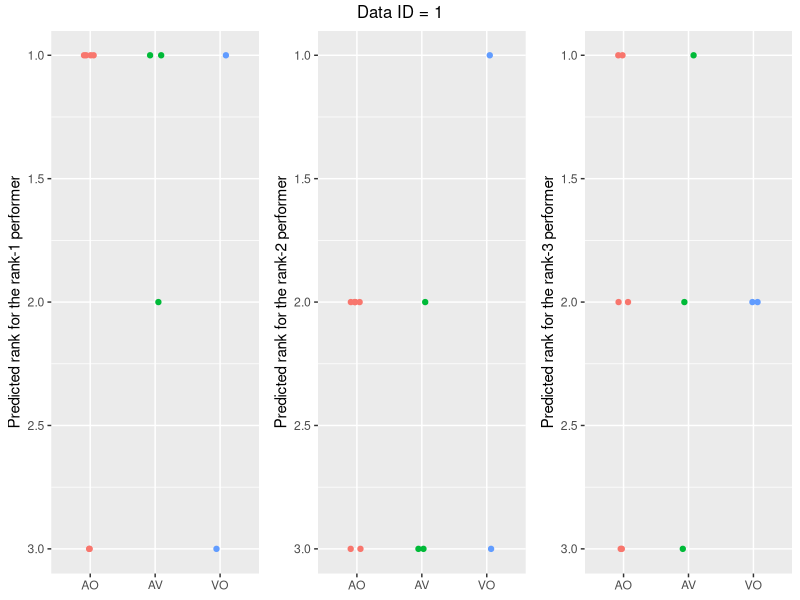
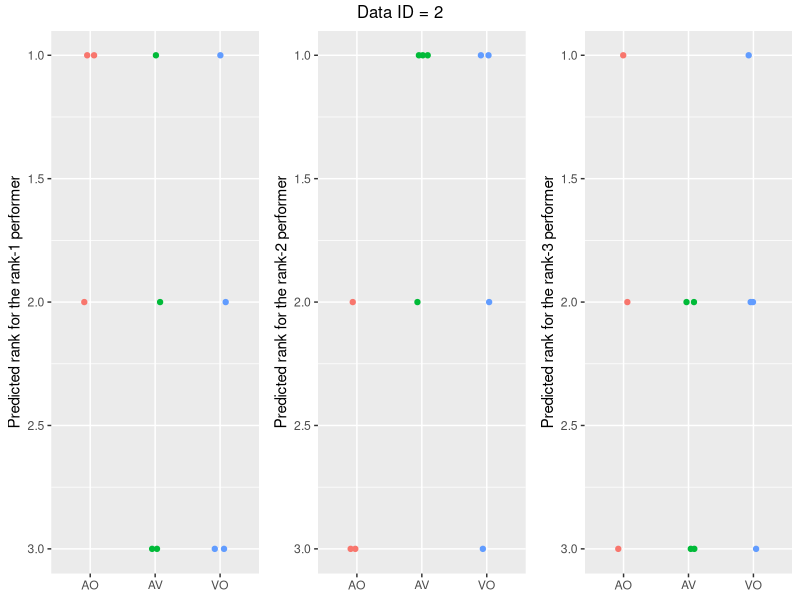
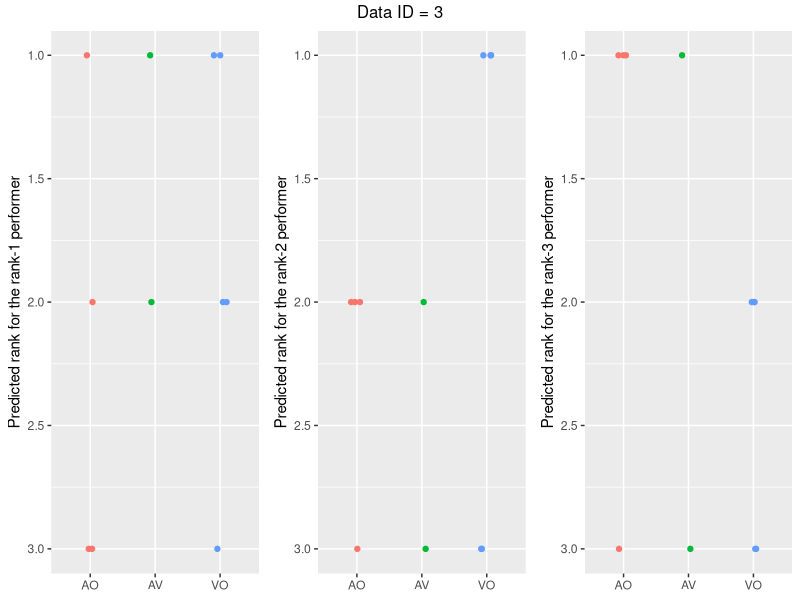
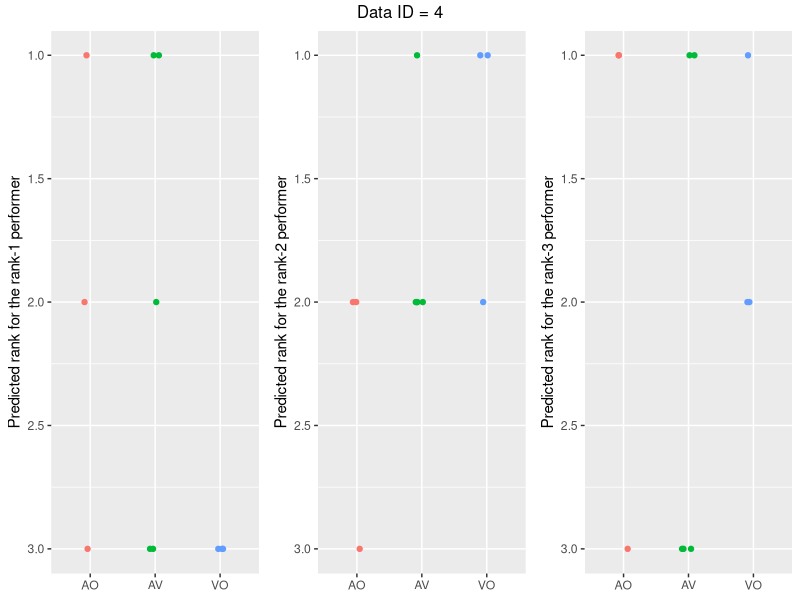
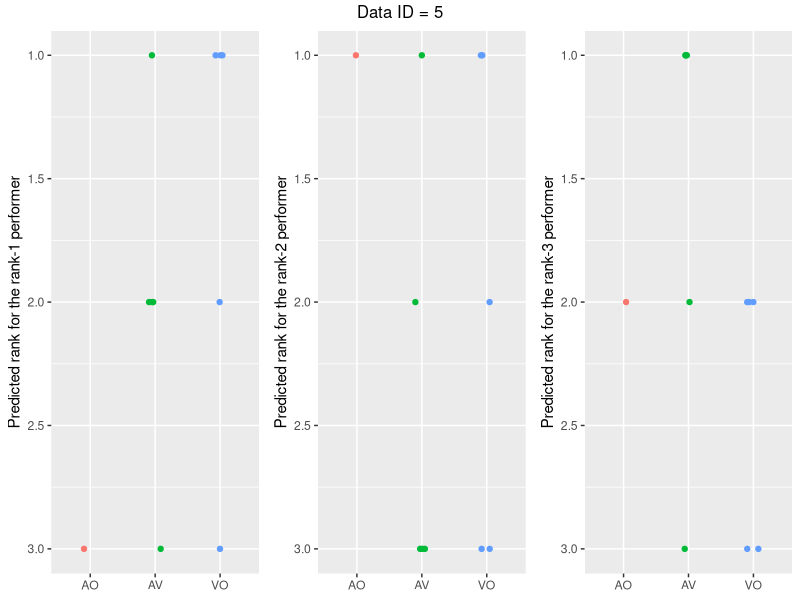
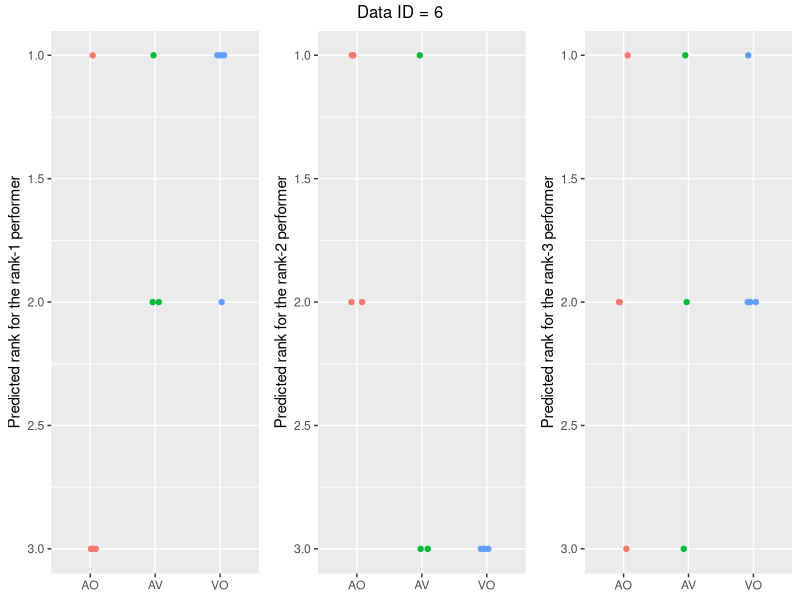
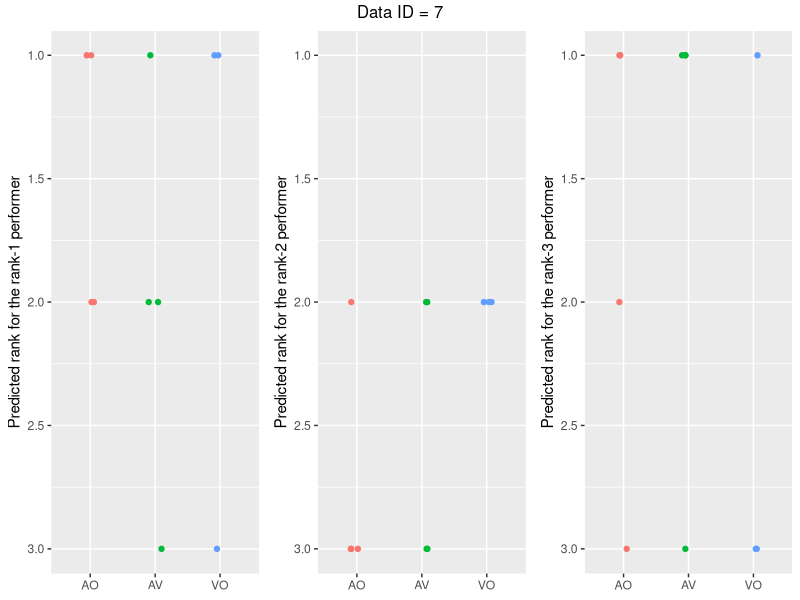
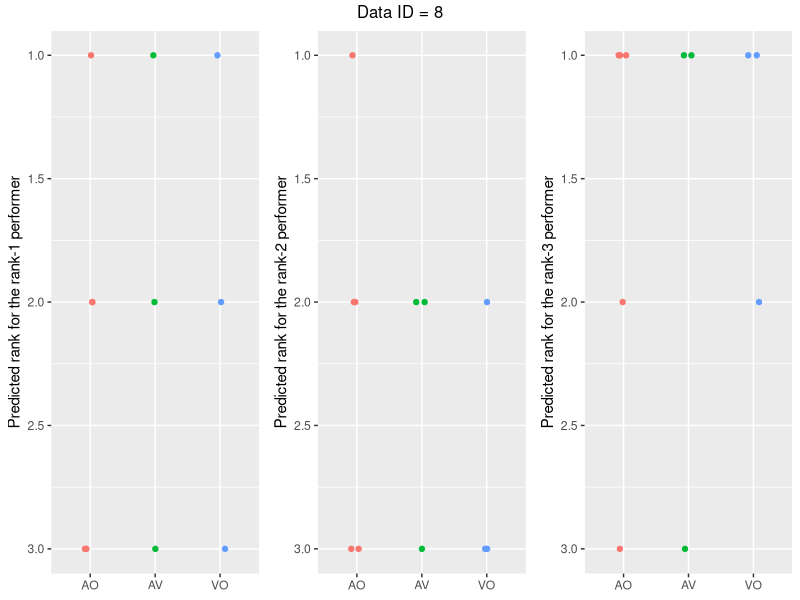

The R script that drew these images, in order:
### Load library ###
library(ggplot2)
library(gridExtra)

### Read data ###
R <- read.csv("./data-relative_matching.csv", header = TRUE)

participant_id <- unique(R[, 1])
domain <- unique(R[, 3])

NUMBER_OF_PARTICIPANT <- length(participant_id)
NUMBER_OF_DOMAIN <- length(domain)

### Data-wise predicted ranking plot ###
data_id <- unique(R[, 2])

for (i in 1:length(data_id)) {
  idx <- R[, 2] == i
  
  list_g <- vector(mode = "list", length = 3)
  
  for (k in 1:3) {
    g <- ggplot()
    g <- g + geom_point(data = R[idx & (R[, 4] == k), ], aes(x = domain, y = rank_pred_1st, color = domain),
                            position = position_jitter(w = 0.1, h = 0))
    g <- g + geom_point(data = R[idx & (R[, 5] == k), ], aes(x = domain, y = rank_pred_2nd, color = domain),
                            position = position_jitter(w = 0.1, h = 0))
    g <- g + geom_point(data = R[idx & (R[, 6] == k), ], aes(x = domain, y = rank_pred_3rd, color = domain),
                            position = position_jitter(w = 0.1, h = 0))
    list_g[[k]] <- g + theme(legend.position = "none", axis.title.x = element_blank()) + 
    ylab(paste("Predicted rank for the rank-", k, " performer", sep = "")) + 
    scale_y_reverse(limits = c(3, 1))
  }
  
  g <- grid.arrange(grobs = list_g, ncol = 3, top = paste("Data ID = ", i, sep = ""))
  ggsave(paste("./voting_per_data_", i, ".png", sep = ""), plot = g)
}

### Output data ###
T_df <- data.frame(matrix(NA, nrow = NUMBER_OF_PARTICIPANT*NUMBER_OF_DOMAIN, ncol = 4))
colnames(T_df) <- c("participant_id", "domain", "match_high_var", "match_low_var")

### summarized by participants and domains ###
counter <- 1

for (i in 1:NUMBER_OF_PARTICIPANT) {
  for (j in 1:NUMBER_OF_DOMAIN) {
    idx <- R[, 1] == participant_id[i] & R[, 3] == domain[j]
    T_df[counter, 1] <- participant_id[i]
    T_df[counter, 2] <- domain[j]
    T_df[counter, 3] <- sum(R[idx, 10]) / sum(idx) * 100
    T_df[counter, 4] <- sum(R[idx, 11]) / sum(idx) * 100
    
    counter <- counter + 1
  }
}

### 3-sample test ###
for (i in 1:(NUMBER_OF_DOMAIN - 1)) {
  for (j in (i + 1):NUMBER_OF_DOMAIN) {
    idx_i <- T_df[, 2] == domain[i]
    idx_j <- T_df[, 2] == domain[j]
    
    x <- T_df[idx_i, 3]
    y <- T_df[idx_j, 3]
    pval <- ks.test(x, y)
    cat(paste("2-samples KS test, High-var: ", i, ", ", j, " - ", pval$p.value, "\n", sep = ""))
    
    x <- T_df[idx_i, 4]
    y <- T_df[idx_j, 4]
    pval <- ks.test(x, y)
    cat(paste("2-samples KS test, Low-var : ", i, ", ", j, " - ", pval$p.value, "\n", sep = ""))
  }
}

### plot ###
p <- ggplot(data = T_df, aes(x = domain, y = match_high_var, group = domain, color = domain))
p <- p + geom_violin(trim = TRUE, adjust = 0.5)
p <- p + geom_point(position = position_jitter(w = 0.1, h = 0))
p <- p + stat_summary(mapping = aes(x = domain, y = match_high_var),
                      colour = "black", size = 0.3,
                      fun = median, fun.min = function(z) {quantile(z, 0.25)},
                      fun.max = function(z) {quantile(z, 0.75)})

p <- p + theme(axis.title.x = element_blank(),
               plot.title = element_text(hjust = 0.5))
p <- p + ggtitle("High-variance pair") + ylab("Selecting relative winner (%)")

plot(p)
ggsave('./relative-match_high-var.png', plot = p)

p <- ggplot(data = T_df, aes(x = domain, y = match_low_var, group = domain, color = domain))
p <- p + geom_violin(trim = TRUE, adjust = 0.5)
p <- p + geom_point(position = position_jitter(w = 0.1, h = 0))
p <- p + stat_summary(mapping = aes(x = domain, y = match_high_var),
                      colour = "black", size = 0.3,
                      fun = median, fun.min = function(z) {quantile(z, 0.25)},
                      fun.max = function(z) {quantile(z, 0.75)})

p <- p + theme(axis.title.x = element_blank(),
               plot.title = element_text(hjust = 0.5))
p <- p + ggtitle("Low-variance pair") + ylab("Selecting relative winner (%)")

plot(p)
ggsave('./relative-match_low-var.png', plot = p)

###  ###
print("Correct predictions grouped by the presentation order of the 1st-placed performer")

idx <- R[, 4] == 1
print(c(sum(idx), sum(R[idx, 10]), sum(R[idx, 11])))

idx <- R[, 5] == 1
print(c(sum(idx), sum(R[idx, 10]), sum(R[idx, 11])))

idx <- R[, 6] == 1
print(c(sum(idx), sum(R[idx, 10]), sum(R[idx, 11])))